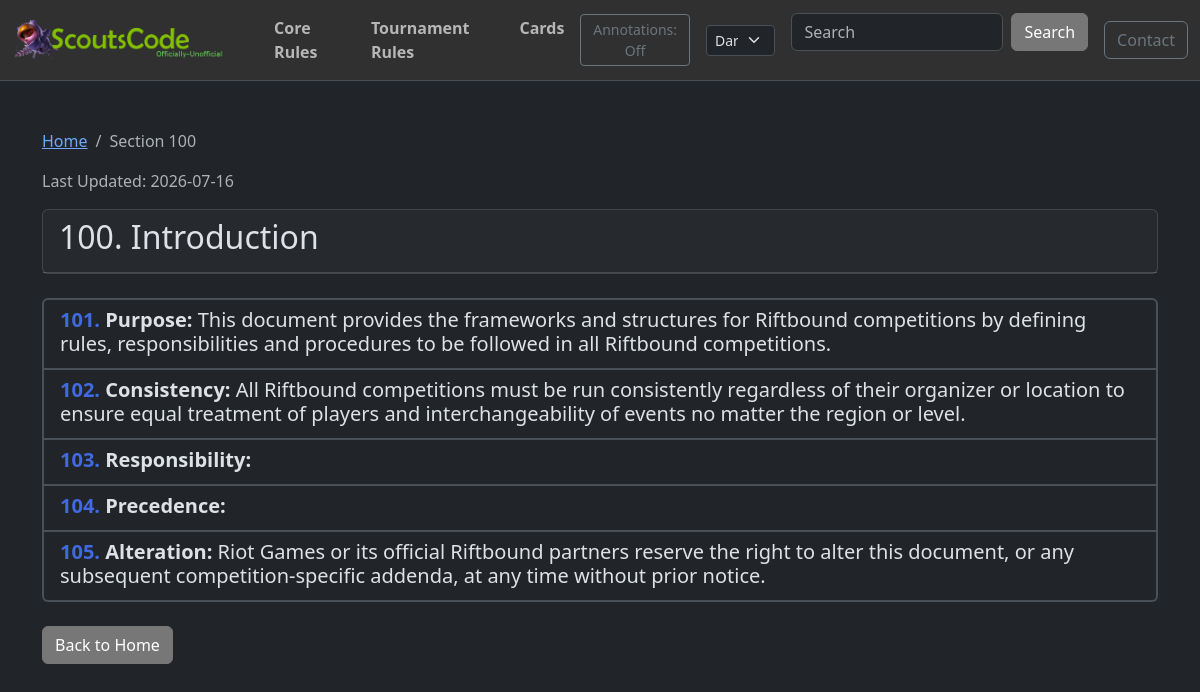
The app's page /trsections/100/ with its own data.
### post/models.py (models this page shows, shortened)
class RuleSection(models.Model):
    RULE_TYPE_CHOICES = [
        ("TR", "Tournament Rules"),
        ("CR", "Comprehensive Rules"),
    ]
    rule_type = models.CharField(max_length=2, choices=RULE_TYPE_CHOICES)
    section = models.CharField(max_length=50, db_index=True)  # e.g., "703.4.a.5"
    text = models.TextField()
    annotations = models.TextField(blank=True, default="")
    parent = models.ForeignKey(
        "self", on_delete=models.CASCADE, null=True, blank=True, related_name="children"
    )
    order = models.IntegerField(default=0)
    class Meta:
        ordering = ["rule_type", "order", "section"]
        unique_together = ["rule_type", "section"]
        indexes = [
            models.Index(fields=["rule_type", "section"]),
            models.Index(fields=["parent", "order"]),
        ]
    def get_top_level_section(self):
        parts = self.section.split(".")
        first_part = parts[0]
        if len(first_part) >= 3:
            return first_part[0] + "00"
        return first_part
    def to_dict(self, include_children=True):
        data = {
            "section": self.section,
            "text": self.text,
            "annotations": self.annotations,
            "children": [],
        }
        if include_children:
            for child in self.children.all():
                data["children"].append(child.to_dict(include_children=True))
        return data

### post/views.py (the view)
# urls.py: path("trsections/<str:section>/", trsection_detail, name="trsection_detail"),
def trsection_detail(request, section):
    try:
        section_obj = RuleSection.objects.prefetch_related(
            "children__children__children__children__children__children"
        ).get(rule_type="TR", section=section)
    except RuleSection.DoesNotExist:
        raise Http404(f"Section {section} not found")
    data = section_obj.to_dict()
    top_level = section_obj.get_top_level_section()
    is_top_level = section == top_level
    data = format_section_text(data, section_type="tr")
    parent_section = None
    if section_obj.parent:
        parent_section = section_obj.parent.section
    context = {
        "section": data,
        "json_url": f"/trsections/{top_level}/",
        "is_top_level": is_top_level,
        "parent_section": parent_section,
        "last_updated": get_rules_last_updated("TR"),
    }
    return render(request, "trsection_detail.html", context)

### post/context_processors.py (called while the page is built)
def global_site_data(request):
    data = cache.get("global_site_data")
    if data is not None:
        return data
    copyright_asset = TextAsset.objects.filter(asset_type="copyright").first()
    logo_asset = TextAsset.objects.filter(asset_type="logo").first()
    default_copyright = "© 2025 Copyright "
    data = {
        "copyright_text": copyright_asset.content
        if copyright_asset
        else default_copyright,
        "logo_asset": logo_asset,
        "copyright_asset": copyright_asset,
    }
    cache.set("global_site_data", data, CACHE_TTL)
    return data

### post/views.py (called while the page is built, shortened)
def bold_before_colon(text):
    if ":" in text:
        parts = text.split(":", 1)
        return f"<strong>{parts[0]}:</strong>{parts[1]}"
    return text

def format_section_text(section_data, section_type="tr"):
    section_data["text"] = linkify_references(section_data["text"], section_type)
    section_data["text"] = bold_before_colon(section_data["text"])
    for child in section_data.get("children", []):
        child_section_str = child.get("section", "")
        has_letter = any(
            letter in child_section_str for letter in ["a", "b", "c", "d", "e"]
        )
        has_children = len(child.get("children", [])) > 0
        will_be_clickable_link = has_children and not has_letter
        if not will_be_clickable_link:
            child["text"] = linkify_references(child["text"], section_type)
        child["text"] = bold_before_colon(child["text"])
        for grandchild in child.get("children", []):
            format_section_text(grandchild, section_type)
    return section_data

def get_rules_last_updated(rule_type):
    if rule_type in _rules_last_updated_cache:
        return _rules_last_updated_cache[rule_type]

### post/templates/trsection_detail.html (shortened to what this page needs)
{% extends 'base.html' %}
{% load static %}
{% block content %}
    <div class="trsection-detail">
        <nav aria-label="breadcrumb">
            <ol class="breadcrumb">
                <li class="breadcrumb-item"><a href="/">Home</a></li>
                <li class="breadcrumb-item active" aria-current="page">Section {{ section.section }}</li>
            </ol>
        </nav>
        <p class="text-muted">Last Updated: {{ last_updated }}</p>
        <div class="card mb-4">
            <div class="card-header">
                <div class="d-flex justify-content-between align-items-start">
                    <h2>{{ section.section }}. {{ section.text|safe }}</h2>
                </div>
            </div>
        </div>
        {% if is_top_level %}
            {% if section.children %}
                <div class="list-group mb-4">
                    {% for child in section.children %}
                        <a href="/trsections/{{ child.section }}/" class="list-group-item list-group-item-action">
                            <h5 class="mb-1"><span class="rule-number">{{ child.section }}.</span> {{ child.text|safe }}</h5>
                        </a>
                    {% endfor %}
                </div>
            {% else %}
                <div class="alert alert-info">This section has no subsections.</div>
            {% endif %}
        {% endif %}
        <div class="mt-4">
            <a href="/" class="btn btn-secondary">Back to Home</a>
        </div>
    </div>
{% endblock %}

### static/css/style.css (style rules this page uses)
:root { --custom-primary: #3498db; --custom-secondary: rgb(119, 119, 119); --custom-navbar-color: #303030; }
[data-bs-theme="dark"] { --custom-body-color: #212529; --custom-main-color: #ffffff; }
.btn-secondary { background-color: var(--custom-secondary); border-color: var(--custom-secondary); color: #fff; }
.list-group-item-action { border-width: 2px; font-weight: 500; }
.list-group-item-action .rule-number { color: #4169e1 !important; font-weight: 600; }
a.list-group-item-action h5 .rule-number { color: #4169e1 !important; }

### records on screen
RuleSection: section "100", text "Introduction"
RuleSection: section "101"
RuleSection: section "102"
RuleSection: section "103"
RuleSection: section "104"
RuleSection: section "105"

### other values on screen
{{ last_updated }} "2026-07-16"
{{ child.text|safe }} "Purpose: This document provides the frameworks and structures for Riftbound competitions by defining rules, responsibilities and procedures to be followed in all Riftbound competitions." "Responsibility:" "Precedence:" "Alteration: Riot Games or its official Riftbound partners reserve the right to alter this document, or any subsequent competition-specific addenda, at any time without prior notice."
